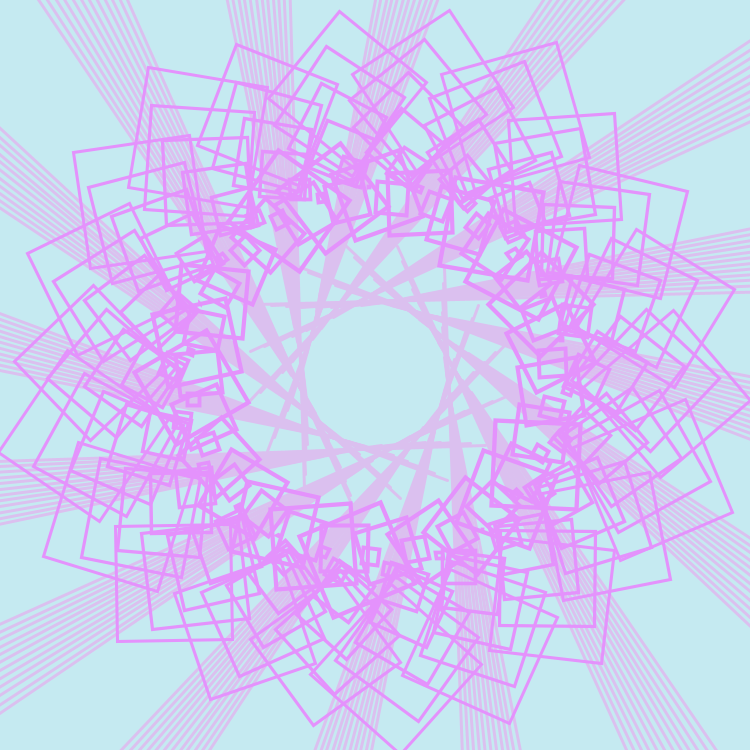
Frame 1 (no input)
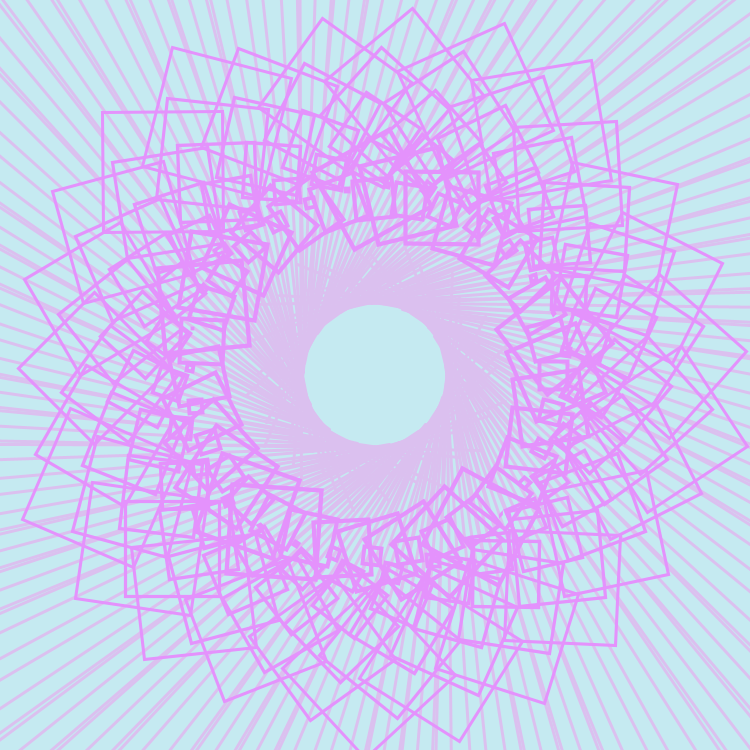
Frame 60 (the mouse pressed at the canvas centre just before this capture)
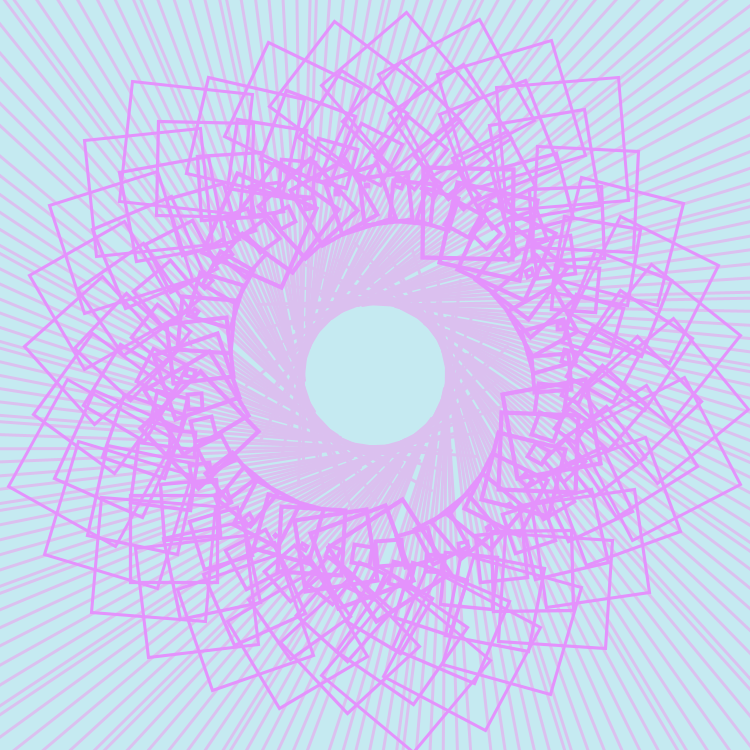
Frame 120 (the mouse held since frame 60 and released just before this capture)

The Processing sketch that drew these frames (run headless with seeded random() and noise(); from frame 60 on, the mouse is pressed at the canvas centre):

// Processing sketch: a3r3_sketch_240325a_jaidenbMoir_
// ── a3r3_sketch_240325a_jaidenbMoir_.pde
/*
  Assignment 3, Prompt 3
  Moire
  
  This art piece is supposed to represent a flower and I thought it looked nice. There
  isn't a lot of code but the design for it matches what a moire can look like.
*/

void setup(){
  size(750,750);
   // (Lines) \\
  strokeWeight(3);
  fill(#B085EA, 0);
}

void draw(){
  background(#c5eaf1);
  translate(375,375);
    stroke(#dbc0ef);
  for(int i2 = 0;i2 < 185.1;i2++){
    // (Lines) \\
    line(1562 + i2, -113  , -118 + i2, -71);
    rotate(86);
    rotate(frameCount/9000.00);
  }
  
  stroke(#e492fc);
  
  for(int i = 0;i < 185.1;i++){
    // (Flower) \\
    square(-154 + i, -144  , -123 + i);
    rotate(343);
    scale(1.002);
    rotate(frameCount/6000.00);
  }
  
  
}
